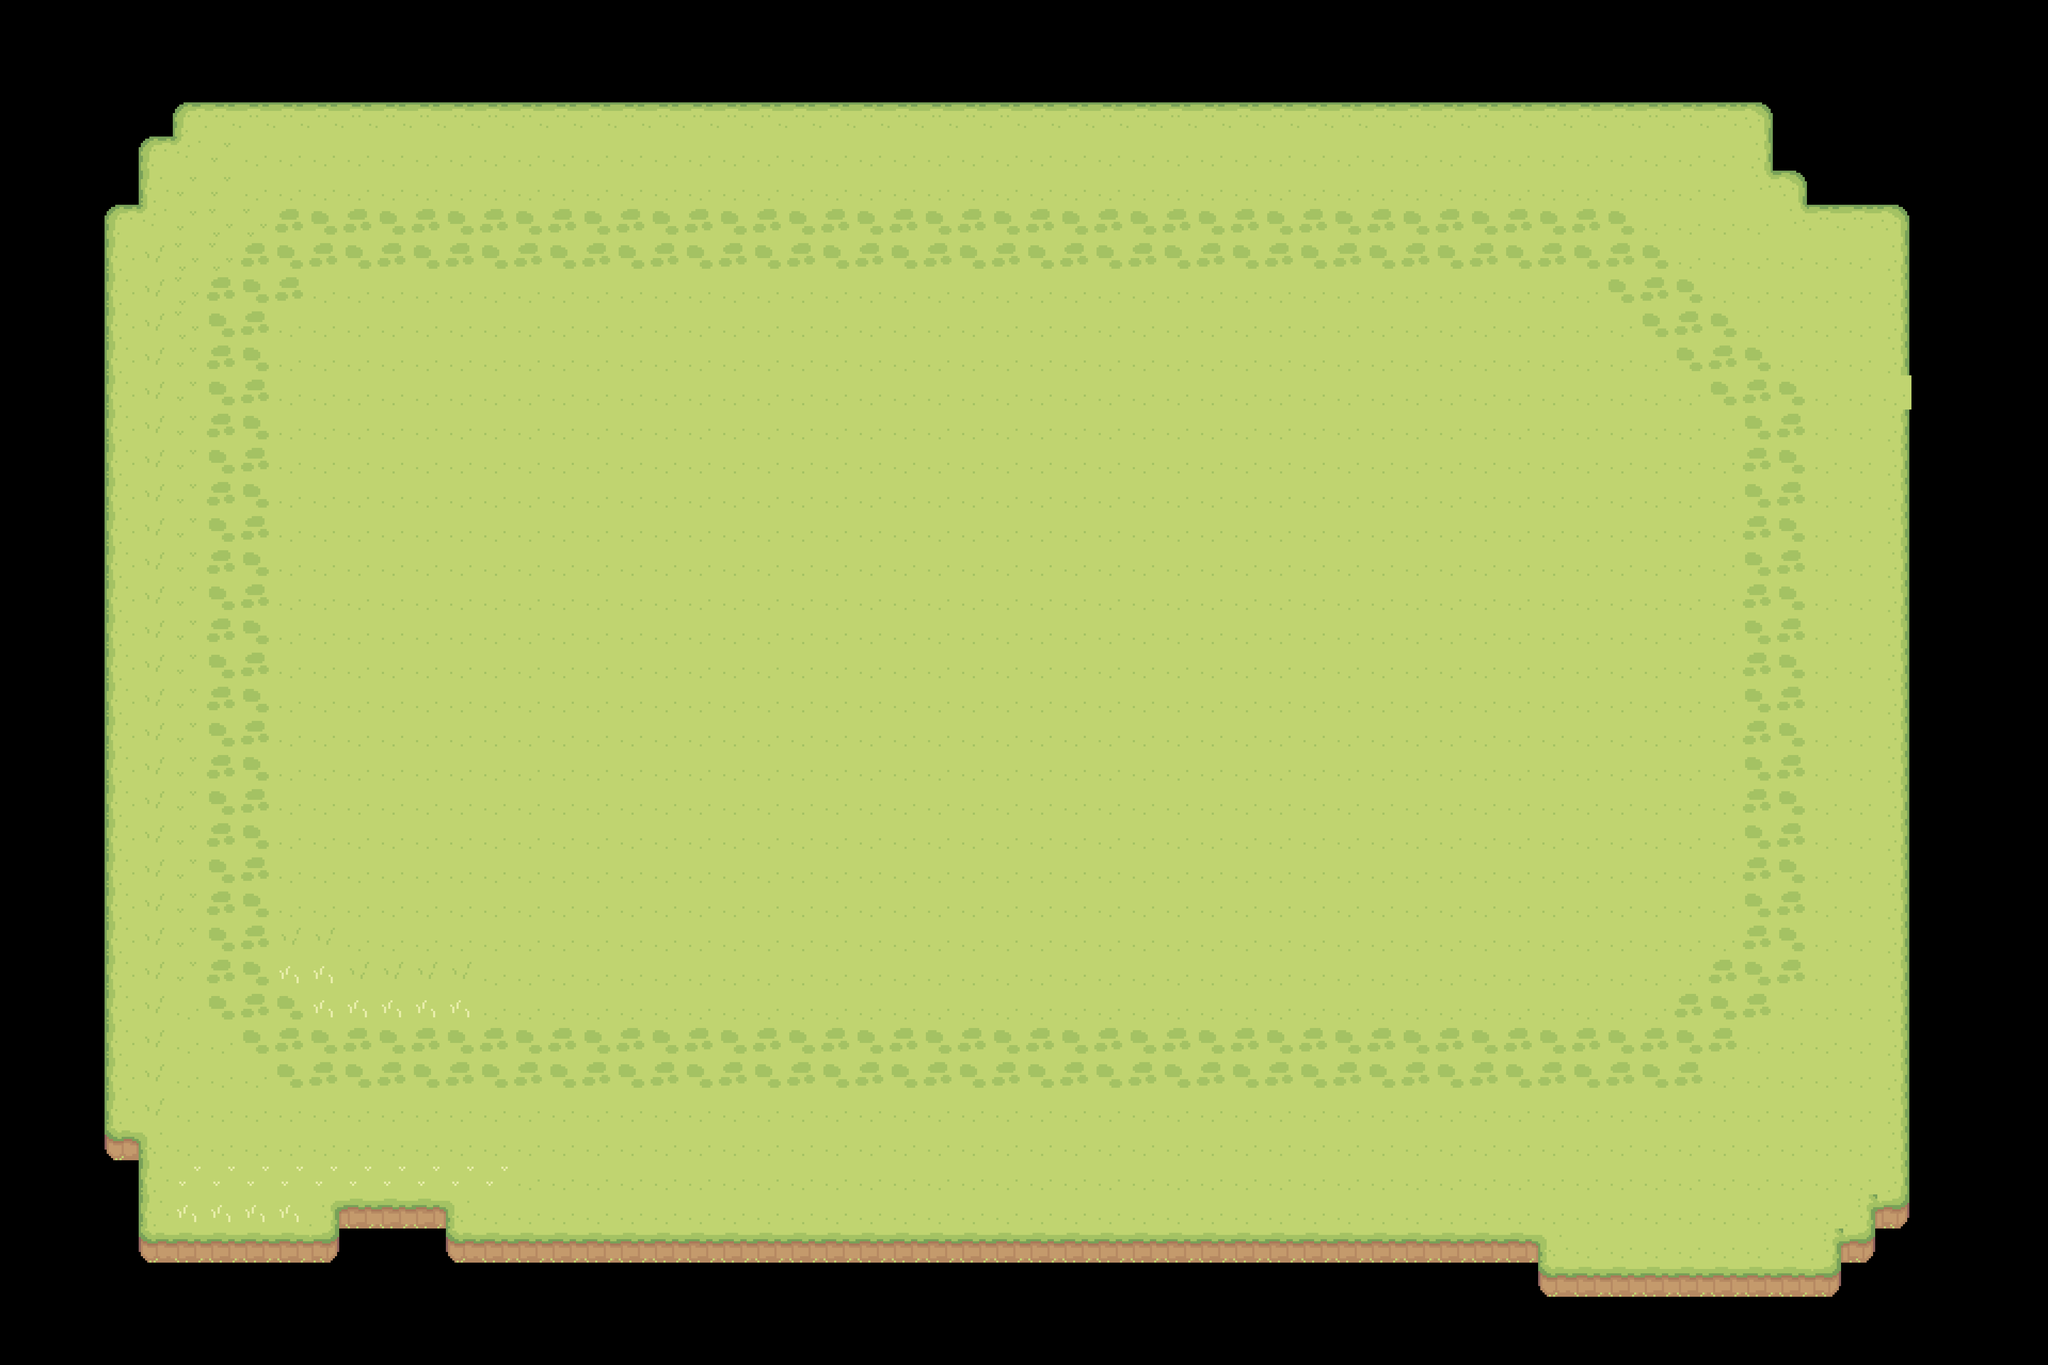

The image is a tile-based game level rendered from a .tmx file. Its description and complete source (layers, tilesets, objects, tile grids) follow:
An orthogonal 60x40 tile map with 80x80 px tiles, 1 tile layer (Tile Layer 1), 2 tilesets.

<map version="1.10" tiledversion="1.11.0" orientation="orthogonal" renderorder="right-down" width="60" height="40" tilewidth="80" tileheight="80" infinite="0" nextlayerid="7" nextobjectid="1">
 <tileset firstgid="1" source="Hills.tsx" />
 <tileset firstgid="78" source="TreesDecorations.tsx" />
 <layer id="1" name="Tile Layer 1" width="60" height="40">
  <data encoding="csv">
0,0,0,0,0,0,0,0,0,0,0,0,0,0,0,0,0,0,0,0,0,0,0,0,0,0,0,0,0,0,0,0,0,0,0,0,0,0,0,0,0,0,0,0,0,0,0,0,0,0,0,0,0,0,0,0,0,0,0,0,
0,0,0,0,0,0,0,0,0,0,0,0,0,0,0,0,0,0,0,0,0,0,0,0,0,0,0,0,0,0,0,0,0,0,0,0,0,0,0,0,0,0,0,0,0,0,0,0,0,0,0,0,0,0,0,0,0,0,0,0,
0,0,0,0,0,0,0,0,0,0,0,0,0,0,0,0,0,0,0,0,0,0,0,0,0,0,0,0,0,0,0,0,0,0,0,0,0,0,0,0,0,0,0,0,0,0,0,0,0,0,0,0,0,0,0,0,0,0,0,0,
0,0,0,0,0,1,2,2,2,2,2,2,2,2,2,2,2,2,2,2,2,2,2,2,2,2,2,2,2,2,2,2,2,2,2,2,2,2,2,2,2,2,2,2,2,2,2,2,2,2,2,3,0,0,0,0,0,0,0,0,
0,0,0,0,1,29,57,13,13,13,13,13,13,13,13,13,13,13,13,13,13,13,13,13,13,13,13,13,13,13,13,13,13,13,13,13,13,13,13,13,13,13,13,13,13,13,13,13,13,13,13,14,0,0,0,0,0,0,0,0,
0,0,0,0,12,57,57,13,13,13,13,13,13,13,13,13,13,13,13,13,13,13,13,13,13,13,13,13,13,13,13,13,13,13,13,13,13,13,13,13,13,13,13,13,13,13,13,13,13,13,13,28,3,0,0,0,0,0,0,0,
0,0,0,1,29,57,58,58,60,59,60,59,60,59,60,59,60,59,60,59,60,59,60,59,60,59,60,59,60,59,60,59,60,59,60,59,60,59,60,59,60,59,60,59,60,59,60,59,13,13,13,13,28,2,2,3,0,0,0,0,
0,0,0,12,56,58,58,60,59,60,59,60,59,60,59,60,59,60,59,60,59,60,59,60,59,60,59,60,59,60,59,60,59,60,59,60,59,60,59,60,59,60,59,60,59,60,59,60,59,13,13,13,13,13,13,14,0,0,0,0,
0,0,0,12,56,58,60,59,60,13,13,13,13,13,13,13,13,13,13,13,13,13,13,13,13,13,13,13,13,13,13,13,13,13,13,13,13,13,13,13,13,13,13,13,13,13,13,59,60,59,13,13,13,13,13,14,0,0,0,0,
0,0,0,12,56,58,59,60,13,13,13,13,13,13,13,13,13,13,13,13,13,13,13,13,13,13,13,13,13,13,13,13,13,13,13,13,13,13,13,13,13,13,13,13,13,13,13,13,59,60,59,13,13,13,13,14,0,0,0,0,
0,0,0,12,56,57,60,59,13,13,13,13,13,13,13,13,13,13,13,13,13,13,13,13,13,13,13,13,13,13,13,13,13,13,13,13,13,13,13,13,13,13,13,13,13,13,13,13,13,59,60,59,13,13,13,14,0,0,0,0,
0,0,0,12,56,57,59,60,13,13,13,13,13,13,13,13,13,13,13,13,13,13,13,13,13,13,13,13,13,13,13,13,13,13,13,13,13,13,13,13,13,13,13,13,13,13,13,13,13,13,59,60,59,13,13,13,0,0,0,0,
0,0,0,12,56,57,60,59,13,13,13,13,13,13,13,13,13,13,13,13,13,13,13,13,13,13,13,13,13,13,13,13,13,13,13,13,13,13,13,13,13,13,13,13,13,13,13,13,13,13,13,59,60,13,13,14,0,0,0,0,
0,0,0,12,56,57,59,60,13,13,13,13,13,13,13,13,13,13,13,13,13,13,13,13,13,13,13,13,13,13,13,13,13,13,13,13,13,13,13,13,13,13,13,13,13,13,13,13,13,13,13,60,59,13,13,14,0,0,0,0,
0,0,0,12,56,57,60,59,13,13,13,13,13,13,13,13,13,13,13,13,13,13,13,13,13,13,13,13,13,13,13,13,13,13,13,13,13,13,13,13,13,13,13,13,13,13,13,13,13,13,13,59,60,13,13,14,0,0,0,0,
0,0,0,12,56,57,59,60,13,13,13,13,13,13,13,13,13,13,13,13,13,13,13,13,13,13,13,13,13,13,13,13,13,13,13,13,13,13,13,13,13,13,13,13,13,13,13,13,13,13,13,60,59,13,13,14,0,0,0,0,
0,0,0,12,56,57,60,59,13,13,13,13,13,13,13,13,13,13,13,13,13,13,13,13,13,13,13,13,13,13,13,13,13,13,13,13,13,13,13,13,13,13,13,13,13,13,13,13,13,13,13,59,60,13,13,14,0,0,0,0,
0,0,0,12,56,57,59,60,13,13,13,13,13,13,13,13,13,13,13,13,13,13,13,13,13,13,13,13,13,13,13,13,13,13,13,13,13,13,13,13,13,13,13,13,13,13,13,13,13,13,13,60,59,13,13,14,0,0,0,0,
0,0,0,12,56,57,60,59,13,13,13,13,13,13,13,13,13,13,13,13,13,13,13,13,13,13,13,13,13,13,13,13,13,13,13,13,13,13,13,13,13,13,13,13,13,13,13,13,13,13,13,59,60,13,13,14,0,0,0,0,
0,0,0,12,56,57,59,60,13,13,13,13,13,13,13,13,13,13,13,13,13,13,13,13,13,13,13,13,13,13,13,13,13,13,13,13,13,13,13,13,13,13,13,13,13,13,13,13,13,13,13,60,59,13,13,14,0,0,0,0,
0,0,0,12,56,57,60,59,13,13,13,13,13,13,13,13,13,13,13,13,13,13,13,13,13,13,13,13,13,13,13,13,13,13,13,13,13,13,13,13,13,13,13,13,13,13,13,13,13,13,13,59,60,13,13,14,0,0,0,0,
0,0,0,12,56,57,59,60,13,13,13,13,13,13,13,13,13,13,13,13,13,13,13,13,13,13,13,13,13,13,13,13,13,13,13,13,13,13,13,13,13,13,13,13,13,13,13,13,13,13,13,60,59,13,13,14,0,0,0,0,
0,0,0,12,56,57,60,59,13,13,13,13,13,13,13,13,13,13,13,13,13,13,13,13,13,13,13,13,13,13,13,13,13,13,13,13,13,13,13,13,13,13,13,13,13,13,13,13,13,13,13,59,60,13,13,14,0,0,0,0,
0,0,0,12,56,57,59,60,13,13,13,13,13,13,13,13,13,13,13,13,13,13,13,13,13,13,13,13,13,13,13,13,13,13,13,13,13,13,13,13,13,13,13,13,13,13,13,13,13,13,13,60,59,13,13,14,0,0,0,0,
0,0,0,12,56,57,60,59,13,13,13,13,13,13,13,13,13,13,13,13,13,13,13,13,13,13,13,13,13,13,13,13,13,13,13,13,13,13,13,13,13,13,13,13,13,13,13,13,13,13,13,59,60,13,13,14,0,0,0,0,
0,0,0,12,56,57,59,60,13,13,13,13,13,13,13,13,13,13,13,13,13,13,13,13,13,13,13,13,13,13,13,13,13,13,13,13,13,13,13,13,13,13,13,13,13,13,13,13,13,13,13,60,59,13,13,14,0,0,0,0,
0,0,0,12,56,57,60,59,13,13,13,13,13,13,13,13,13,13,13,13,13,13,13,13,13,13,13,13,13,13,13,13,13,13,13,13,13,13,13,13,13,13,13,13,13,13,13,13,13,13,13,59,60,13,13,14,0,0,0,0,
0,0,0,12,56,57,59,60,56,56,13,13,13,13,13,13,13,13,13,13,13,13,13,13,13,13,13,13,13,13,13,13,13,13,13,13,13,13,13,13,13,13,13,13,13,13,13,13,13,13,13,60,59,13,13,14,0,0,0,0,
0,0,0,12,56,57,60,59,67,67,56,56,56,56,13,13,13,13,13,13,13,13,13,13,13,13,13,13,13,13,13,13,13,13,13,13,13,13,13,13,13,13,13,13,13,13,13,13,13,13,60,59,60,13,13,14,0,0,0,0,
0,0,0,12,56,13,59,60,59,67,67,67,67,67,13,13,13,13,13,13,13,13,13,13,13,13,13,13,13,13,13,13,13,13,13,13,13,13,13,13,13,13,13,13,13,13,13,13,13,60,59,60,13,13,13,14,0,0,0,0,
0,0,0,12,56,13,13,59,60,59,60,59,60,59,60,59,60,59,60,59,60,59,60,59,60,59,60,59,60,59,60,59,60,59,60,59,60,59,60,59,60,59,60,59,60,59,60,59,60,59,60,13,13,13,13,14,0,0,0,0,
0,0,0,12,56,13,13,13,59,60,59,60,59,60,59,60,59,60,59,60,59,60,59,60,59,60,59,60,59,60,59,60,59,60,59,60,59,60,59,60,59,60,59,60,59,60,59,60,59,60,13,13,13,13,13,14,0,0,0,0,
0,0,0,12,56,13,13,13,13,13,13,13,13,13,13,13,13,13,13,13,13,13,13,13,13,13,13,13,13,13,13,13,13,13,13,13,13,13,13,13,13,13,13,13,13,13,13,13,13,13,13,13,13,13,13,14,0,0,0,0,
0,0,0,23,18,13,13,13,13,13,13,13,13,13,13,13,13,13,13,13,13,13,13,13,13,13,13,13,13,13,13,13,13,13,13,13,13,13,13,13,13,13,13,13,13,13,13,13,13,13,13,13,13,13,13,14,0,0,0,0,
0,0,0,0,12,68,68,68,68,68,68,68,68,68,68,13,13,13,13,13,13,13,13,13,13,13,13,13,13,13,13,13,13,13,13,13,13,13,13,13,13,13,13,13,13,13,13,13,13,13,13,13,13,13,13,14,0,0,0,0,
0,0,0,0,12,67,67,67,67,17,24,24,24,18,13,13,13,13,13,13,13,13,13,13,13,13,13,13,13,13,13,13,13,13,13,13,13,13,13,13,13,13,13,13,13,13,13,13,13,13,13,13,13,13,50,25,0,0,0,0,
0,0,0,0,23,24,24,24,24,25,0,0,0,23,24,24,24,24,24,24,24,24,24,24,24,24,24,24,24,24,24,24,24,24,24,24,24,24,24,24,24,24,24,24,24,18,13,13,13,13,13,13,13,50,25,0,0,0,0,0,
0,0,0,0,0,0,0,0,0,0,0,0,0,0,0,0,0,0,0,0,0,0,0,0,0,0,0,0,0,0,0,0,0,0,0,0,0,0,0,0,0,0,0,0,0,23,24,24,24,24,24,24,24,25,0,0,0,0,0,0,
0,0,0,0,0,0,0,0,0,0,0,0,0,0,0,0,0,0,0,0,0,0,0,0,0,0,0,0,0,0,0,0,0,0,0,0,0,0,0,0,0,0,0,0,0,0,0,0,0,0,0,0,0,0,0,0,0,0,0,0,
0,0,0,0,0,0,0,0,0,0,0,0,0,0,0,0,0,0,0,0,0,0,0,0,0,0,0,0,0,0,0,0,0,0,0,0,0,0,0,0,0,0,0,0,0,0,0,0,0,0,0,0,0,0,0,0,0,0,0,0
</data>
 </layer>
</map>
